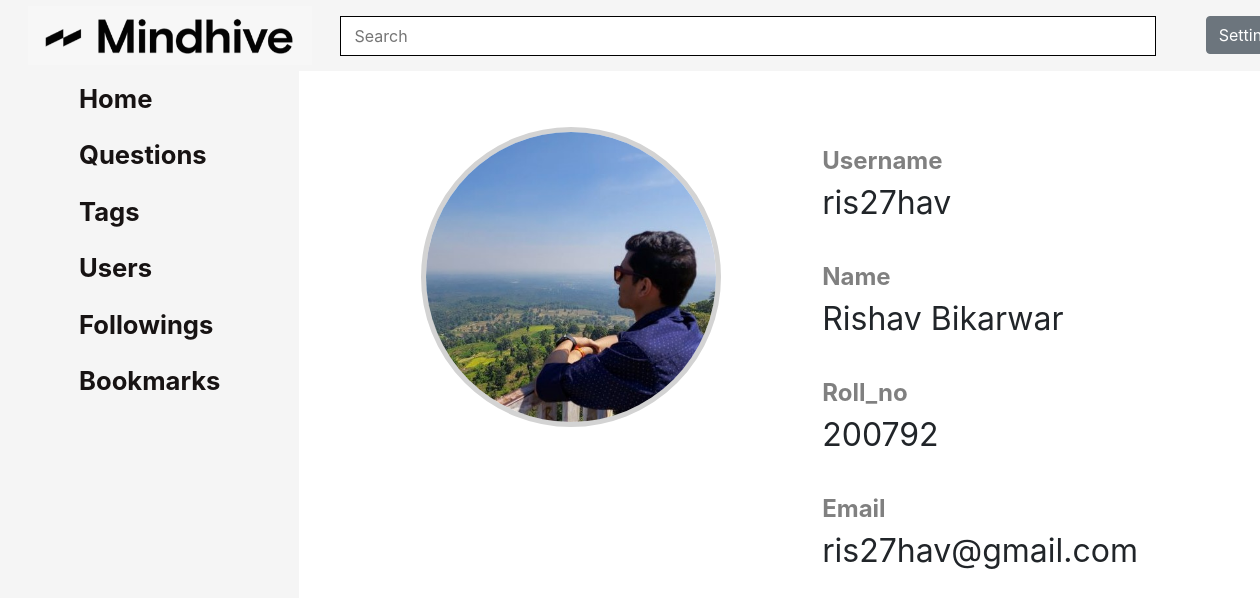
The page /users/4 on the database its author committed.
### users/models.py (models this page shows, shortened)
class User(AbstractUser):
    username = models.CharField(max_length=20,blank=False)
    email = models.EmailField(
        verbose_name='email address',
        max_length=255,
        unique=True,
        blank=False,
    )
    name = models.CharField(max_length=20, blank=True, null=True)
    roll_no=models.CharField(max_length=8, blank=True, null=True)
    profile_image = models.ImageField(upload_to='profile_image', default='default.jpg')
    blocked = models.BooleanField(default=False)
    followingQuestions = models.ManyToManyField(to='questions.Question', related_name='users_following', blank=True)
    bookmarkQuestions = models.ManyToManyField(to='questions.Question', related_name='users_bookmarked', blank=True)
    favouriteTags = models.ManyToManyField(to='tags.Tag', blank=True)
    notifications = models.ManyToManyField(to='notifications.Notification', blank=True)
    objects = UserInfoManager()
    USERNAME_FIELD = 'email'
    REQUIRED_FIELDS = ['username' ]

### users/views.py (the view)
# urls.py: path('<int:pk>', views.profile, name='view_user'),
def profile(request,pk):
    usr = User.objects.get(pk=pk)
    if request.user.is_authenticated:
        return render(request, 'homepage.html', {'usr': usr, 'viewer': request.user})
    else:
        return render(request, 'homepage.html', {'usr': usr})

### templates/homepage.html (shortened to what this page needs)
<!DOCTYPE html>
<html lang="en">
{% load static %}
<head>
    <link rel="stylesheet" href="{% static '/css/style.css' %}">
    <link rel="stylesheet" href="https://cdn.jsdelivr.net/npm/bootstrap@4.0.0/dist/css/bootstrap.min.css">
</head>
{%block content%}
<body>
    <nav id="navbar">
        <a href="#" id="logo">
            <img src="../media/icon.jpg" alt="Hello" class="logo-img">
        </a>
        <form class="inline-block">
            <input class="form-input" type="search" placeholder="Search" aria-placeholder="Search" length=50px>
        </form>
        <ul>
            <div class="dropdown">
                <button class="btn btn-secondary dropdown-toggle" type="button" id="dropdownMenuButton" data-toggle="dropdown" aria-haspopup="true" aria-expanded="false">
                  Settings
                </button>
            </div>
        </ul>
    </nav>
    <div id="container">
        <div id="left">
            <a href="#" class="sect">
                <div class="comp">Home</div>
            </a>
            <a href="#" class="sect">
                <div class="comp">Questions</div>
            </a>
            <a href="#" class="sect">
                <div class="comp">Tags</div>
            </a>
            <a href="#" class="sect">
                <div class="comp">Users</div>
            </a>
            <a href="#" class="sect">
                <div class="comp">Followings</div>
            </a>
            <a href="#" class="sect">
                <div class="comp">Bookmarks</div>
            </a>
        </div>
        <div class="profile">
            <div id="photo">
                <div id="center-photo">
                    <img src="{{usr.profile_image.url}}" />
                </div>
            </div>
            <div id="data">
                <form class="data-input" action="">
                    <p class="text-name">Username</p>
                    {{usr.username}}
                </form>
                <form class="data-input" action="">
                    <p class="text-name">Name</p>
                    {{usr.name}}
                </form>
                <form class="data-input" action="">
                    <p class="text-name">Roll_no</p>
                    {{usr.roll_no}}
                </form>
                <form class="data-input" action="">
                    <p class="text-name">Email</p>
                    {{usr.email}}
                </form>
                </div>
            </div>
        </div>
</body>
{%endblock%}
</html>

### static/css/style.css (style rules this page uses)
* { margin: 0; padding: 0; }
html { scroll-behavior: smooth; }
:root { --navbar-height: 59px; }
body { background-color: rgb(214, 210, 210); }
#navbar { z-index: 99999; display: flex; align-items: center; position: sticky; top: 0px; border-bottom: #171313; }
#navbar::before { content: ""; background-color: whitesmoke; position: absolute; top:0px; left:0px; height: 100%; width:100%; z-index: -1; opacity: 1; }
#logo { color: white; display: flex; padding: 3px 22px; border-radius: 20px; text-decoration: none; }
.logo-img { height: 59px; margin: 3px 6px; }
.inline-block { display: block; width: 950px; height: 40px; }
.form-input { float: none; display: block; text-align: left; width: 100%; margin: 0; padding: 14px; border: 1px solid black; height: 40px; }
.dropdown { position: relative; left: 50px; top: 7px; }
#navbar ul { display: flex; }
#container { width: 100%; }
#left { position: sticky; float: left; width: auto; height: 90vh; display: flex; flex-direction: column; margin-top: 0; margin-left: 0; background-color: whitesmoke; }
#left a { text-decoration: none; text-align: left; font-size: 1.6rem; color: #171313; }
.sect { margin: 6px 12px; padding: 6px 13px; }
.comp { margin: -3px 8px; padding: 0px 46px; font-weight: bold; }
.profile { display: flex; float: left; width: 70%; height: 77vh; margin-top: 28px; margin-left: 22px; }
#photo { width: 40%; margin: 28px; display: flex; flex-direction: column; }
#center-photo { width:50%; margin: 0em 4.5em; }
#center-photo img { height: 300px; width: 300px; border-radius: 50%; border: 5px lightgray solid; }
#data { width: 60%; margin: 28px; display: flex; flex-direction: column; }
.data-input { display: block; padding: 0.5em 1em; margin: 0em 1em; font-size: xx-large; }
.text-name { margin:0em; font-size: x-large; font-weight: bold; color: grey; }

### rows shown on the page
User: profile_image (picture), username "ris27hav", name "Rishav Bikarwar", roll_no "200792", email "ris27hav@gmail.com"
